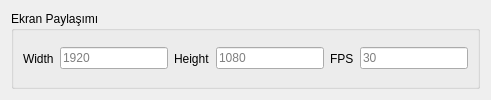
                <widget class="QWidget" name="page_6">
                 <layout class="QHBoxLayout" name="horizontalLayout_9">
                  <item>
                   <widget class="QGroupBox" name="groupBox_7">
                    <property name="title">
                     <string>Ekran Paylaşımı</string>
                    </property>
                    <layout class="QHBoxLayout" name="horizontalLayout_10">
                     <item>
                      <widget class="QLabel" name="label_11">
                       <property name="text">
                        <string>Width</string>
                       </property>
                      </widget>
                     </item>
                     <item>
                      <widget class="QLineEdit" name="lineEdit_8">
                       <property name="placeholderText">
                        <string>1920</string>
                       </property>
                      </widget>
                     </item>
                     <item>
                      <widget class="QLabel" name="label_12">
                       <property name="text">
                        <string>Height</string>
                       </property>
                      </widget>
                     </item>
                     <item>
                      <widget class="QLineEdit" name="lineEdit_9">
                       <property name="placeholderText">
                        <string>1080</string>
                       </property>
                      </widget>
                     </item>
                     <item>
                      <widget class="QLabel" name="label_13">
                       <property name="text">
                        <string>FPS</string>
                       </property>
                      </widget>
                     </item>
                     <item>
                      <widget class="QLineEdit" name="lineEdit_10">
                       <property name="placeholderText">
                        <string>30</string>
                       </property>
                      </widget>
                     </item>
                    </layout>
                   </widget>
                  </item>
                 </layout>
                </widget>
